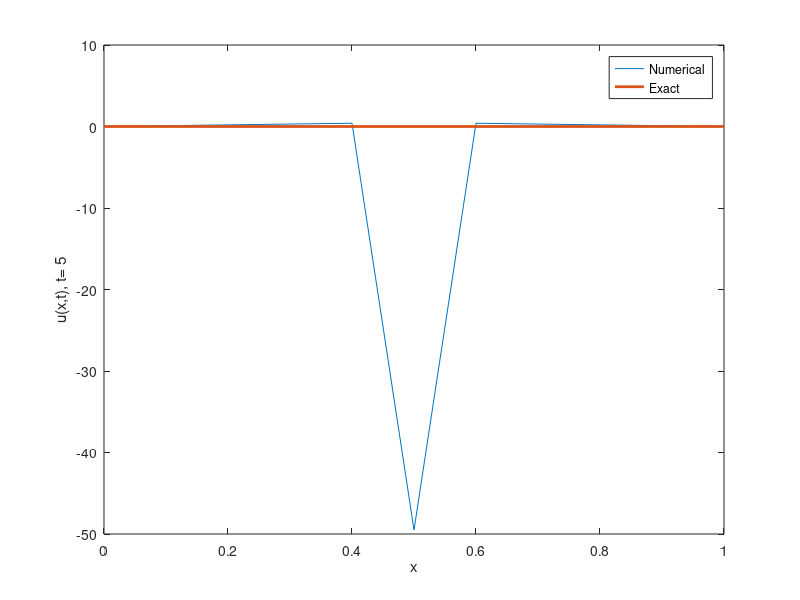

MATLAB code for this plot:
clear
close all

prompt = 'Enter the value of ∆t: ';
% set t_max= x then coloumns needed = x / delta_t + 1
% row = 1/ (0.01) + 1 = 11 (by default x[0,1]
delta_t = input(prompt);

prompt1 = 'Enter the value of T(max): ';
column = input(prompt1) / delta_t + 1 ;
row = 11;

% 2-D array with all zeros for exact solution
arr1 = zeros(row,column);

% initial variables for exact solution
result = 0;
arr1_x = 0;
arr1_t = 0;

% exact solution
% taking 14 terms
for i = 1:row
    for j = 1:column
        for k = 1:14
            result = result + 4/(k*pi)^2*sin(k*pi/2)*sin(k*pi*arr1_x)*exp(-0.5*(k*pi)^2*arr1_t);
        end
        arr1(i,j) = result;
        arr1_t = arr1_t + delta_t;     
        result = 0;
    end
    arr1_t = 0;
    arr1_x = arr1_x + 0.1;
end

% Numerical Computing Solution
% (Initial Condition)
arr2 = zeros(row,column);
x_num = 0;
for i = 1 : row
    if(x_num>0.5)
        arr2(i,1) = 1-x_num;
    else
        arr2(i,1) = x_num;
    end
    x_num = x_num + 0.1;
end

% applied explicit differences to calculate other points
% applied boundary condition as well
dt = delta_t;
dx = 0.1;
for j = 2: column
    for i = 1:row
        if (i == 1 || i == row)
            arr2(i,j) = 0;
        else
            arr2(i,j) =0.5 *dt/(dx)^2*(arr2(i+1, j-1)-2*arr2(i,j-1)+arr2(i-1,j-1))+arr2(i,j-1); 
        end
    end
end


% Error |Exact - Numerical|
error = zeros(row, column);
for i = 1 : row
    for j = 1 : column
        error(i,j) = abs(arr1(i,j)- arr2(i,j));
    end
end



%% plot Portion
x_ = 0:0.1:1;

prompt_1 = 'Enter the value of t to get the graph u(x,t) at t =: ' ;
t = input(prompt_1);
exctVal = arr1(:, t/delta_t+1 );
numVal = arr2(:, t/delta_t+1 );
plot (x_,numVal,x_,exctVal,'lineWidth', 2);
hold off
xlabel('x');
s = num2str(t);
txt = ['u(x,t), t= ', s];
ylabel(txt);
legend('Numerical','Exact');
